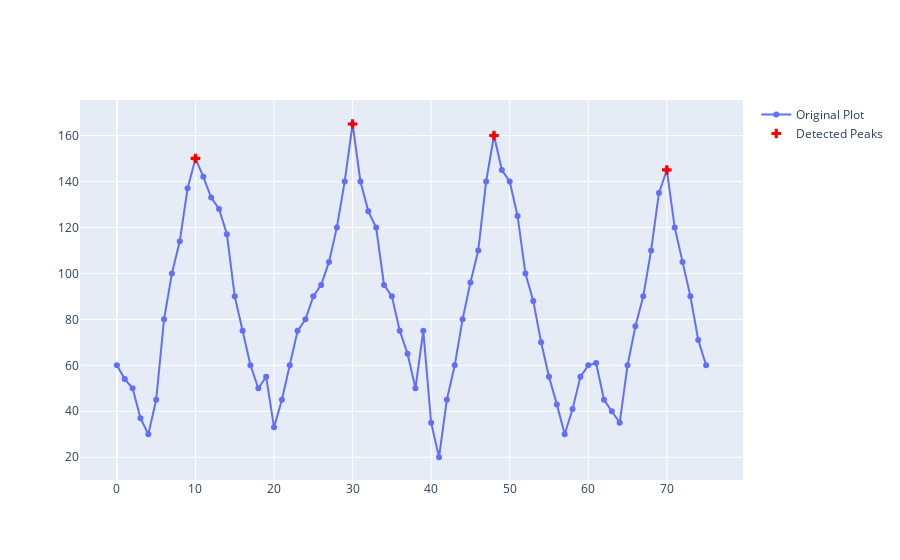

Notebook code for this chart:
### Code cell
import plotly.graph_objects as go
import pandas as pd
from scipy.signal import find_peaks
import matplotlib.pyplot as plt
import matplotlib.pyplot as plt

"""
Created on Thu Jul 23 18:50:45 2020

@author: Jad Atweh
"""
#Open in Jupyter

"""
Those values are placed just to come up with the logic and proceed.
We import them from the excel files after calculating the velocites 
"""


time = [0,17,33,49,65,81,98,114,130,146,162,179,195,211,227,244,260,278,294,310,326,342,358,375,391,407,423,439,456,472,488,504,520,536,569,585,601,617,633,650,666,682,699,715,731,747,763,779,796,812,828,844,860,876,893,909,926,942,959,974,990,1007,1023,1039,1055,1071,1088,1104,1121,1137,1153,1169,1185,1201,1218,1234]
velocities = [60,54,50,37,30,45,80,100,114,137,150,142,133,128,117,90,75,60,50,55,33,45,60,75,80,90,95,105,120,140,165,140,127,120,95,90,75,65,50,75,35,20,45,60,80,96,110,140,160,145,140,125,100,88,70,55,43,30,41,55,60,61,45,40,35,60,77,90,110,135,145,120,105,90,71,60]

#I chose any numbers until we determine the velocity threshold, onset and offset thresholds
#arbitrary values, PT will be determined before (each participant has a different PT for a different load)
PT=100
onset_threshold = 40
offset_threshold = 60

#those will be changed at the end to add in the excel file or in a text file
onsets_times = []
onsets_velocities = [] 
offsets=[]
peak_times = []

indices = find_peaks(velocities, height = PT)[0]


#I drew this plot to visually see the peaks and follow each point. The velocities VS time plot is below
fig = go.Figure()
fig.add_trace(go.Scatter(
    y=velocities,
    mode='lines+markers',
    name='Original Plot'
))

fig.add_trace(go.Scatter(
    x=indices,
    y=[velocities[j] for j in indices],
    mode='markers',
    marker=dict(
        size=8,
        color='red',
        symbol='cross'
    ),
    name='Detected Peaks'
))
#this shows a graph of velocites as a function of indices of the velocities as the the function 
#returns the index of the velocity in the list not the time
#I added below a new list for the peak times

print (len(indices),'peaks were detected')
for i in range(len(indices)): 
    r=indices[i]
    peak_times.append(time[r])
    #we need to add ouput.write at the end as we create a seperate column/text file
    print('Peak',i+1,'has a velocity of',velocities[r],'degrees/s at time',time[r],'ms')
    


fig.show()

#velocities VS time plot
plt.title('Velocities (degrees/s) VS Time (ms)')
plt.xlabel('Time (ms)')
plt.ylabel('Velocities (degrees/s)')
plt.plot(time,velocities)
plt.show()


left_most=0
vel=[]

for each in range(len(indices)):
    i=indices[each]
    for v in range(left_most,i,1):
        vel.append(velocities[v])
    for j in range(len(vel)-1,-1,-1):
        if vel[j]<onset_threshold and vel[j]-vel[j-1]<0 and vel[j]-vel[j+1]<0:
                onsets_velocities.append(velocities[j])
                onsets_times.append(time[j])
                
                #when we write in excel or text, we say peak #1 had onset velcoties[j]
                break
    left_most=i

for m in range(len(indices)):
    print('Peak',m+1,'had an onset velocity of ',onsets_velocities[m],'degrees/s at time',onsets_times[m],'ms')

### Figure 1 — Plotly figure (JSON) as saved in the notebook; plotly's stock layout.template omitted (floating-point values rounded to 4 significant figures)
{"data": [{"mode": "lines+markers", "name": "Original Plot", "type": "scatter", "y": [60, 54, 50, 37, 30, 45, 80, 100, 114, 137, 150, 142, 133, 128, 117, 90, 75, 60, 50, 55, 33, 45, 60, 75, 80, 90, 95, 105, 120, 140, 165, 140, 127, 120, 95, 90, 75, 65, 50, 75, 35, 20, 45, 60, 80, 96, 110, 140, 160, 145, 140, 125, 100, 88, 70, 55, 43, 30, 41, 55, 60, 61, 45, 40, 35, 60, 77, 90, 110, 135, 145, 120, 105, 90, 71, 60]}, {"marker": {"color": "red", "size": 8, "symbol": "cross"}, "mode": "markers", "name": "Detected Peaks", "type": "scatter", "x": [10, 30, 48, 70], "y": [150, 165, 160, 145]}], "layout": {}}
